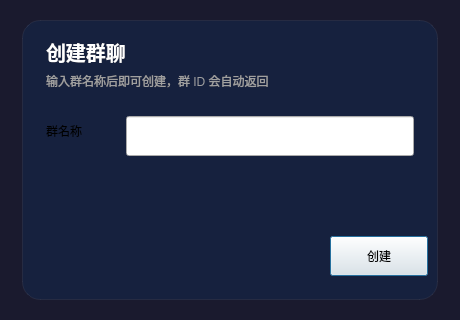
<?xml version="1.0" encoding="UTF-8"?>
<ui version="4.0">
 <class>CreateGroupDialog</class>
 <widget class="QDialog" name="CreateGroupDialog">
  <property name="geometry">
   <rect>
    <x>0</x>
    <y>0</y>
    <width>460</width>
    <height>320</height>
   </rect>
  </property>
  <property name="minimumSize">
   <size>
    <width>460</width>
    <height>320</height>
   </size>
  </property>
  <property name="windowTitle">
   <string>LanChat 创建群聊</string>
  </property>
  <property name="styleSheet">
   <string notr="true">QDialog#CreateGroupDialog { background: #1a1a2e; }
QFrame#frameCard {
    background: #16213e;
    border: 1px solid rgba(255,255,255,0.06);
    border-radius: 18px;
}
QLabel#labelTitle { color: #ffffff; font-size: 20px; font-weight: bold; }
QLabel#labelHint { color: #a0a0a0; }
QLineEdit { min-height: 38px; }
QPushButton { min-height: 38px; min-width: 96px; }
</string>
  </property>
  <widget class="QFrame" name="frameCard">
   <property name="geometry">
    <rect>
     <x>22</x>
     <y>20</y>
     <width>416</width>
     <height>280</height>
    </rect>
   </property>
   <widget class="QLabel" name="labelTitle">
    <property name="geometry">
     <rect>
      <x>24</x>
      <y>20</y>
      <width>220</width>
      <height>24</height>
     </rect>
    </property>
    <property name="text">
     <string>创建群聊</string>
    </property>
   </widget>
   <widget class="QLabel" name="labelHint">
    <property name="geometry">
     <rect>
      <x>24</x>
      <y>52</y>
      <width>320</width>
      <height>18</height>
     </rect>
    </property>
    <property name="text">
     <string>输入群名称后即可创建，群 ID 会自动返回</string>
    </property>
   </widget>
   <widget class="QLabel" name="label">
    <property name="geometry">
     <rect>
      <x>24</x>
      <y>102</y>
      <width>80</width>
      <height>18</height>
     </rect>
    </property>
    <property name="text">
     <string>群名称</string>
    </property>
   </widget>
   <widget class="QLineEdit" name="lineEdit">
    <property name="geometry">
     <rect>
      <x>104</x>
      <y>96</y>
      <width>288</width>
      <height>34</height>
     </rect>
    </property>
   </widget>
   <widget class="QLabel" name="label_groupId">
    <property name="geometry">
     <rect>
      <x>24</x>
      <y>148</y>
      <width>368</width>
      <height>22</height>
     </rect>
    </property>
    <property name="text">
     <string/>
    </property>
   </widget>
   <widget class="QPushButton" name="pushButton">
    <property name="geometry">
     <rect>
      <x>308</x>
      <y>216</y>
      <width>84</width>
      <height>38</height>
     </rect>
    </property>
    <property name="text">
     <string>创建</string>
    </property>
   </widget>
  </widget>
 </widget>
 <resources/>
 <connections/>
</ui>
